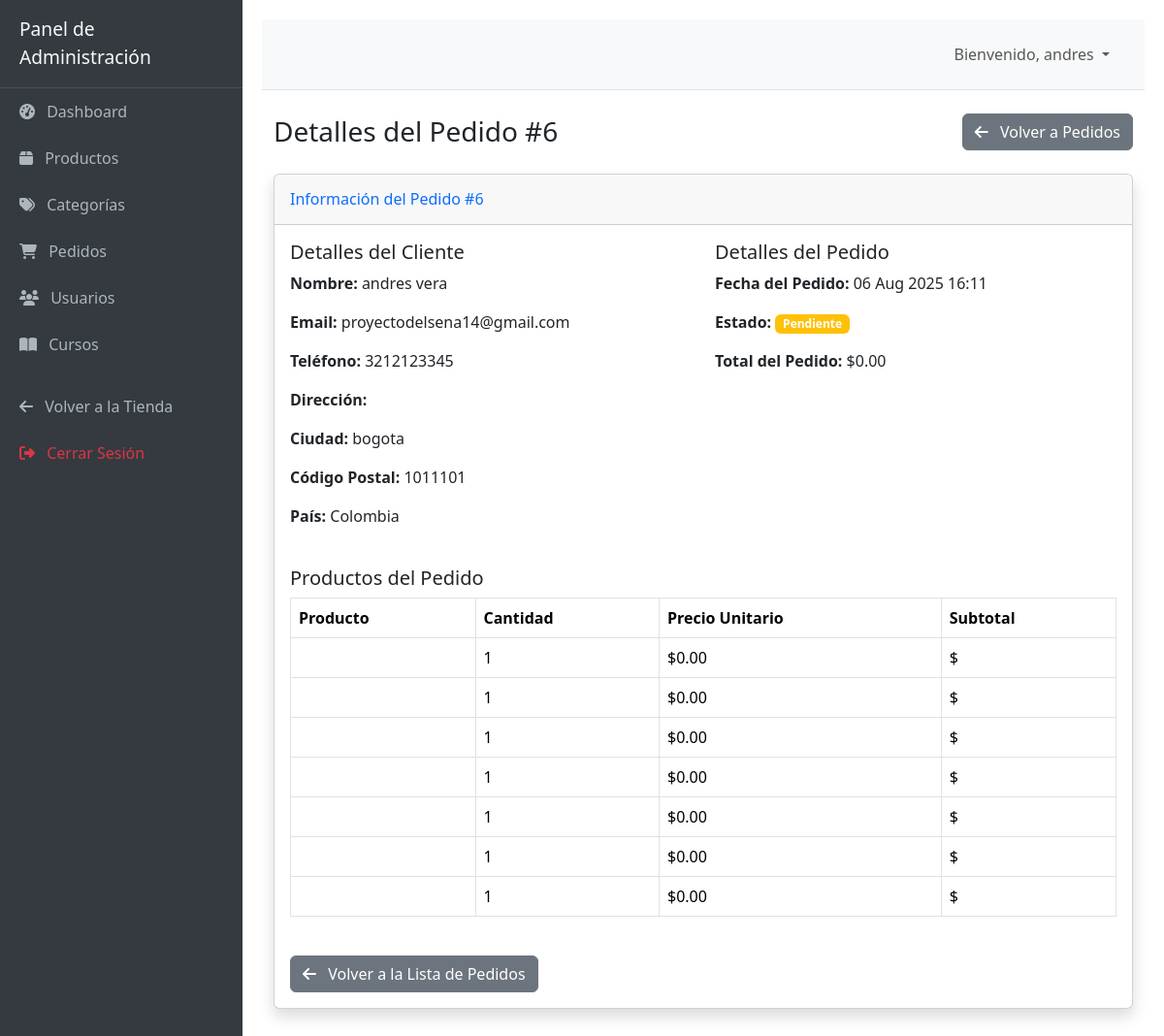
The app's page /dashboard/pedidos/6/detalle/ (signed in) with its own data.
### core/models.py (models this page shows, shortened)
class Pedido(models.Model):
    usuario = models.ForeignKey(User, on_delete=models.SET_NULL, null=True, blank=True, related_name='pedidos') # Usuario que realiza el pedido
    nombre_completo = models.CharField(max_length=200) # Nombre del cliente
    email = models.EmailField() # Email de contacto
    telefono = models.CharField(max_length=20, blank=True, null=True) # Teléfono opcional
    direccion_envio = models.CharField(max_length=255) # Dirección de envío
    ciudad = models.CharField(max_length=100) # Ciudad de envío
    codigo_postal = models.CharField(max_length=10, blank=True, null=True) # Código postal opcional
    pais = models.CharField(max_length=100, default='Colombia') # País de envío
    fecha_pedido = models.DateTimeField(auto_now_add=True) # Fecha de creación
    total_pedido = models.DecimalField(max_digits=10, decimal_places=2, default=0.00) # Total calculado
    ESTADO_PEDIDO = (
        ('pendiente', 'Pendiente'), ('procesando', 'Procesando'), ('enviado', 'Enviado'),
        ('completado', 'Completado'), ('cancelado', 'Cancelado'),
    )
    estado = models.CharField(max_length=20, choices=ESTADO_PEDIDO, default='pendiente') # Estado del pedido
    hecho_por_admin = models.BooleanField(default=False) # Si el pedido fue gestionado por un admin
    admin_observaciones = models.TextField(blank=True, null=True) # Observaciones internas
    class Meta:
        ordering = ['-fecha_pedido']
        verbose_name_plural = "Pedidos"

class ItemPedido(models.Model):
    pedido = models.ForeignKey(Pedido, on_delete=models.CASCADE, related_name='items') # Pedido asociado
    producto = models.ForeignKey(Producto, on_delete=models.SET_NULL, null=True) # Producto comprado
    precio = models.DecimalField(max_digits=10, decimal_places=2) # Precio unitario
    cantidad = models.PositiveIntegerField(default=1) # Cantidad solicitada
    class Meta:
        verbose_name_plural = "Items de Pedido"

### core/views.py (the view)
# urls.py: path('dashboard/pedidos/<int:pk>/detalle/', views.pedido_detalle_admin, name='pedido_detalle_admin'),
@admin_required(login_url='core:login')
def pedido_detalle_admin(request, pk):
    pedido = get_object_or_404(Pedido, pk=pk)
    items_pedido = pedido.items.all()
    context = {
        'pedido': pedido,
        'items_pedido': items_pedido,
        'titulo_pagina': f'Detalles del Pedido #{pedido.id}',
    }
    return render(request, 'core/dashboard_pedido_detalle.html', context)

### core/context_processors.py (called while the page is built)
def cart_item_count(request):
    cart = request.session.get('cart', {})
    total_items = sum(item_data.get('cantidad', 0) for item_data in cart.values())
    return {'cart_item_count': total_items}

### core/views.py (called while the page is built)
def is_admin_user(user):
    if user.is_authenticated:
        return user.is_staff or user.is_superuser or user.groups.filter(name='Administradores').exists()
    return False

### core/templates/core/dashboard_pedido_detalle.html
{% extends 'core/dashboard_base.html' %}
{% block dashboard_content %}
<div class="d-flex justify-content-between align-items-center mb-4">
    <h1 class="h3 mb-0 text-gray-800">{{ titulo_pagina }}</h1>
    <a href="{% url 'core:pedido_lista_admin' %}" class="btn btn-secondary">
        <i class="fas fa-arrow-left me-2"></i> Volver a Pedidos
    </a>
</div>
<div class="card shadow mb-4">
    <div class="card-header py-3">
        <h6 class="m-0 font-weight-bold text-primary">Información del Pedido #{{ pedido.id }}</h6>
    </div>
    <div class="card-body">
        <div class="row">
            <div class="col-md-6">
                <h5>Detalles del Cliente</h5>
                <p><strong>Nombre:</strong> {{ pedido.nombre_completo }}</p>
                <p><strong>Email:</strong> {{ pedido.email }}</p>
                <p><strong>Teléfono:</strong> {{ pedido.telefono|default:"N/A" }}</p>
                <p><strong>Dirección:</strong> {{ pedido.tempodireccion_user }}</p>
                <p><strong>Ciudad:</strong> {{ pedido.ciudad }}</p>
                <p><strong>Código Postal:</strong> {{ pedido.codigo_postal|default:"N/A" }}</p>
                <p><strong>País:</strong> {{ pedido.pais }}</p>
            </div>
            <div class="col-md-6">
                <h5>Detalles del Pedido</h5>
                <p><strong>Fecha del Pedido:</strong> {{ pedido.fecha_pedido|date:"d M Y H:i" }}</p>
                <p><strong>Estado:</strong> <span class="badge bg-{% if pedido.estado == 'pendiente' %}warning{% elif pedido.estado == 'procesando' %}info{% elif pedido.estado == 'enviado' %}primary{% elif pedido.estado == 'completado' %}success{% elif pedido.estado == 'cancelado' %}danger{% endif %}">{{ pedido.get_estado_display }}</span></p>
                <p><strong>Total del Pedido:</strong> ${{ pedido.total_pedido|floatformat:2 }}</p>
            </div>
        </div>
        <h5 class="mt-4">Productos del Pedido</h5>
        {% if items_pedido %}
        <div class="table-responsive">
            <table class="table table-bordered">
                <thead>
                    <tr>
                        <th>Producto</th>
                        <th>Cantidad</th>
                        <th>Precio Unitario</th>
                        <th>Subtotal</th>
                    </tr>
                </thead>
                <tbody>
                    {% for item in items_pedido %}
                    <tr>
                        <td>{{ item.producto.nombre }}</td>
                        <td>{{ item.cantidad }}</td>
                        <td>${{ item.precio|floatformat:2 }}</td>
                        <td>${{ item.subtotal|floatformat:2 }}</td>
                    </tr>
                    {% endfor %}
                </tbody>
            </table>
        </div>
        {% else %}
        <div class="alert alert-info" role="alert">
            No hay productos asociados a este pedido.
        </div>
        {% endif %}
        <div class="mt-4">
            <a href="{% url 'core:pedido_lista_admin' %}" class="btn btn-secondary">
                <i class="fas fa-arrow-left me-2"></i> Volver a la Lista de Pedidos
            </a>
        </div>
    </div>
</div>
{% endblock %}

### core/templates/core/dashboard_base.html (shortened to what this page needs)
<!DOCTYPE html>
<html lang="es">
<head>
    <link href="https://cdn.jsdelivr.net/npm/bootstrap@5.3.3/dist/css/bootstrap.min.css" rel="stylesheet" xintegrity="sha384-QWTKZyjpPEjISv5WaRU9OFeRpok6YctnYmDr5pNlyT2bRjXh0JMhjY6hW+ALEwIH">
    <link rel="stylesheet" href="https://cdnjs.cloudflare.com/ajax/libs/font-awesome/6.4.0/css/all.min.css">
</head>
<body>
    <div id="wrapper">
        <div id="sidebar-wrapper">
            <div class="sidebar-heading">Panel de Administración</div>
            <div class="list-group list-group-flush">
                <a href="{% url 'core:dashboard_home' %}" class="list-group-item list-group-item-action {% if request.resolver_match.url_name == 'dashboard_home' %}active{% endif %}">
                    <i class="fas fa-tachometer-alt me-2"></i> Dashboard
                </a>
                <a href="{% url 'core:producto_lista_admin' %}" class="list-group-item list-group-item-action {% if request.resolver_match.url_name == 'producto_lista_admin' %}active{% endif %}">
                    <i class="fas fa-box me-2"></i> Productos
                </a>
                <a href="{% url 'core:categoria_lista_admin' %}" class="list-group-item list-group-item-action {% if request.resolver_match.url_name == 'categoria_lista_admin' %}active{% endif %}">
                    <i class="fas fa-tags me-2"></i> Categorías
                </a>
                <a href="{% url 'core:pedido_lista_admin' %}" class="list-group-item list-group-item-action {% if request.resolver_match.url_name == 'pedido_lista_admin' %}active{% endif %}">
                    <i class="fas fa-shopping-cart me-2"></i> Pedidos
                </a>
                <a href="{% url 'core:usuario_lista_admin' %}" class="list-group-item list-group-item-action {% if request.resolver_match.url_name == 'usuario_lista_admin' %}active{% endif %}">
                    <i class="fas fa-users me-2"></i> Usuarios
                </a>
                <a href="{% url 'core:curso_lista_admin' %}" class="list-group-item list-group-item-action {% if request.resolver_match.url_name == 'curso_lista_admin' %}active{% endif %}">
                    <i class="fas fa-book-open me-2"></i> Cursos
                </a>
                <a href="{% url 'core:home' %}" class="list-group-item list-group-item-action mt-3">
                    <i class="fas fa-arrow-left me-2"></i> Volver a la Tienda
                </a>
                <a href="{% url 'core:logout' %}" class="list-group-item list-group-item-action text-danger">
                    <i class="fas fa-sign-out-alt me-2"></i> Cerrar Sesión
                </a>
            </div>
        </div>
        <div id="page-content-wrapper">
            <nav class="navbar navbar-expand-lg navbar-light navbar-admin border-bottom">
                <div class="container-fluid">
                    <div class="collapse navbar-collapse" id="navbarSupportedContent">
                        <ul class="navbar-nav ms-auto mt-2 mt-lg-0">
                            <li class="nav-item dropdown">
                                <a class="nav-link dropdown-toggle" href="#" id="navbarDropdown" role="button" data-bs-toggle="dropdown" aria-haspopup="true" aria-expanded="false">
                                    Bienvenido, {{ request.user.username }}
                                </a>
                            </li>
                        </ul>
                    </div>
                </div>
            </nav>
            <div class="container-fluid mt-4">
                {% block dashboard_content %}
                {% endblock %}
            </div>
        </div>
        </div>
</body>
</html>

### core/templates/core/dashboard_base.html (style rules this page uses)
body { display: flex; min-height: 100vh; flex-direction: column; }
#wrapper { display: flex; width: 100%; }
#sidebar-wrapper { min-width: 250px; max-width: 250px; background: #343a40; color: #fff; transition: all 0.3s; }
#sidebar-wrapper .sidebar-heading { padding: 1rem 1.25rem; font-size: 1.2rem; border-bottom: 1px solid rgba(255, 255, 255, 0.1); color: #f8f9fa; }
#sidebar-wrapper .list-group { width: 100%; }
#sidebar-wrapper .list-group-item { background-color: #343a40; color: #adb5bd; border: none; padding: 0.75rem 1.25rem; }
#page-content-wrapper { width: 100%; padding: 20px; }
.navbar-admin { background-color: #f8f9fa; border-bottom: 1px solid #dee2e6; padding: 1rem; }

### records on screen
Pedido: id "6", nombre_completo "andres vera", email "proyectodelsena14@gmail.com", telefono "3212123345", ciudad "bogota", codigo_postal "1011101", pais "Colombia", fecha_pedido "06 Aug 2025 16:11", estado "Pendiente", total_pedido "0.00"
ItemPedido: cantidad "1", precio "0.00"
ItemPedido: cantidad "1", precio "0.00"
ItemPedido: cantidad "1", precio "0.00"
ItemPedido: cantidad "1", precio "0.00"
ItemPedido: cantidad "1", precio "0.00"
ItemPedido: cantidad "1", precio "0.00"
ItemPedido: cantidad "1", precio "0.00"

### other values on screen
{{ request.user.username }} "andres"
{{ titulo_pagina }} "Detalles del Pedido #6"
